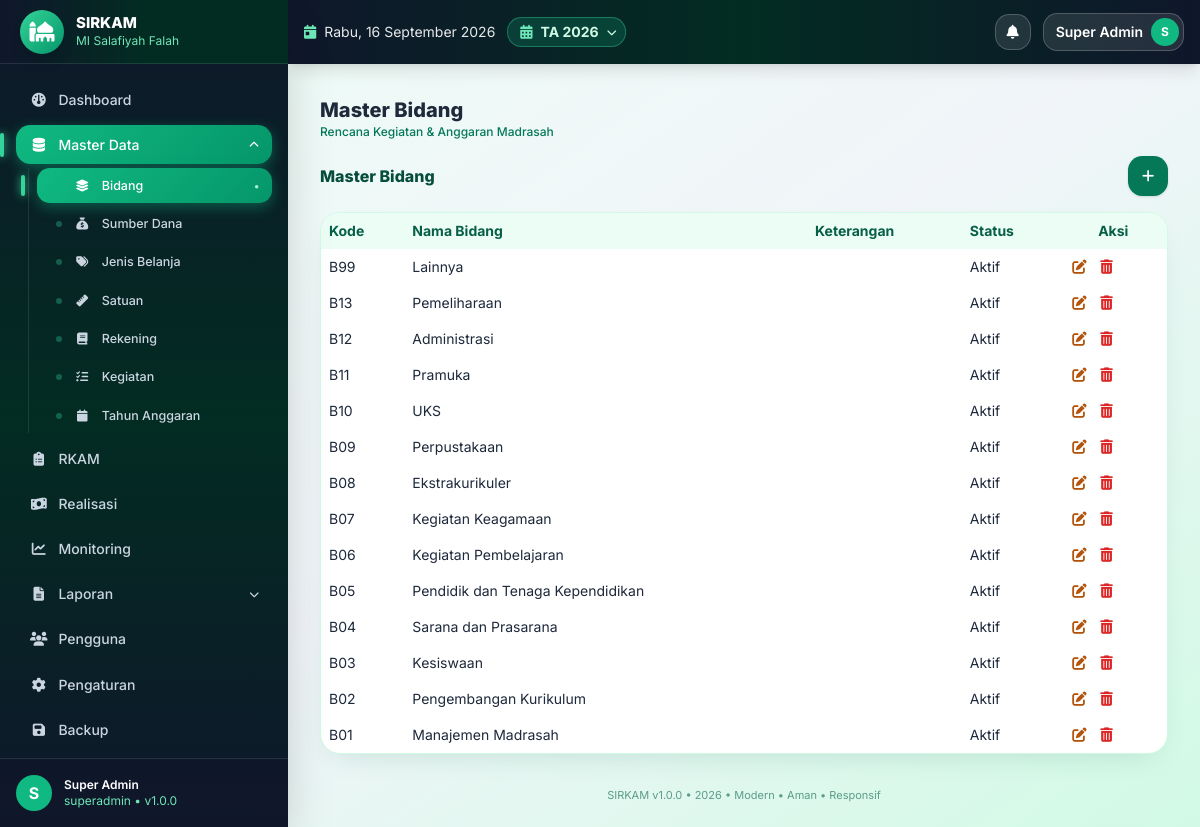
Page /master/bidang (signed in) on the committed database.
### tables this page shows
CREATE TABLE IF NOT EXISTS app_settings (
  id INT UNSIGNED AUTO_INCREMENT PRIMARY KEY,
  skey VARCHAR(100) NOT NULL UNIQUE,
  svalue TEXT NULL
);

CREATE TABLE IF NOT EXISTS madrasah (
  id INT UNSIGNED AUTO_INCREMENT PRIMARY KEY,
  nama_madrasah VARCHAR(150) NOT NULL DEFAULT 'MI Salafiyah',
  nsm VARCHAR(30) NULL,
  npsn VARCHAR(30) NULL,
  alamat TEXT NULL,
  desa VARCHAR(100) NULL,
  kecamatan VARCHAR(100) NULL,
  kabupaten VARCHAR(100) NULL,
  provinsi VARCHAR(100) NULL,
  kode_pos VARCHAR(10) NULL,
  email VARCHAR(100) NULL,
  telepon VARCHAR(30) NULL,
  nama_kepala VARCHAR(100) NULL,
  nip_kepala VARCHAR(50) NULL,
  nama_bendahara VARCHAR(100) NULL,
  nip_bendahara VARCHAR(50) NULL,
  logo VARCHAR(255) NULL,
  created_at TIMESTAMP DEFAULT CURRENT_TIMESTAMP,
  updated_at TIMESTAMP DEFAULT CURRENT_TIMESTAMP ON UPDATE CURRENT_TIMESTAMP
);

CREATE TABLE IF NOT EXISTS tahun_anggaran (
  id INT UNSIGNED AUTO_INCREMENT PRIMARY KEY,
  tahun INT NOT NULL UNIQUE,
  tanggal_mulai DATE NULL,
  tanggal_selesai DATE NULL,
  status ENUM('draft','aktif','selesai','dikunci') NOT NULL DEFAULT 'draft',
  keterangan TEXT NULL,
  created_at TIMESTAMP DEFAULT CURRENT_TIMESTAMP,
  updated_at TIMESTAMP DEFAULT CURRENT_TIMESTAMP ON UPDATE CURRENT_TIMESTAMP,
  INDEX idx_tahun (tahun),
  INDEX idx_status (status)
);

CREATE TABLE IF NOT EXISTS bidang (
  id INT UNSIGNED AUTO_INCREMENT PRIMARY KEY,
  kode VARCHAR(20) NULL,
  nama_bidang VARCHAR(150) NOT NULL,
  keterangan TEXT NULL,
  status ENUM('aktif','nonaktif') NOT NULL DEFAULT 'aktif',
  created_at TIMESTAMP DEFAULT CURRENT_TIMESTAMP,
  updated_at TIMESTAMP DEFAULT CURRENT_TIMESTAMP ON UPDATE CURRENT_TIMESTAMP,
  INDEX idx_status (status)
);

### index.php (called while the page is built, shortened)
<?php
require_once __DIR__.'/config/bootstrap.php';
$url=trim($_GET['url']??'',"/");
$p=explode('/',$url);$page=$p[0];$arg=$p[1]??null;$arg2=$p[2]??null;
$content='';$title='Dashboard';
try{
switch($page){
case 'master': if(!in_array(Auth::role(),['superadmin','operator']))Rbac::deny();$mtabs=['bidang','sumber_dana','jenis_belanja','satuan','rekening','kegiatan','tahun_anggaran'];$mtab=$arg??($_GET['tab']??'bidang');if(!in_array($mtab,$mtabs))$mtab='bidang';$_GET['tab']=$mtab;$title='Master '.ucwords(str_replace('_',' ',$mtab));ob_start();require __DIR__.'/modules/master/page.php';$content=ob_get_clean();break;
}
}catch(Throwable $e){error_log($e->getMessage());$content='<div class="bg-red-50 border border-red-200 p-4 rounded">Terjadi kesalahan sistem.</div>';}
require __DIR__.'/views/layouts/main.php';

### core/Security.php (called while the page is built, shortened)
<?php
class Security{
public static function e($s){return htmlspecialchars((string)($s??''),ENT_QUOTES,'UTF-8');}
}

### core/Helper.php (called while the page is built, shortened)
<?php
class Helper{
public static function setting($pdo,$k,$d=''){$s=$pdo->prepare("SELECT svalue FROM app_settings WHERE skey=?");$s->execute([$k]);$r=$s->fetchColumn();return $r!==false?$r:$d;}
public static function tahunAktif($pdo){$s=$pdo->query("SELECT * FROM tahun_anggaran WHERE status='aktif' LIMIT 1");$r=$s->fetch();if(!$r){$s=$pdo->query("SELECT * FROM tahun_anggaran ORDER BY tahun DESC LIMIT 1");$r=$s->fetch();}return $r;}
public static function titleCase($s){return ucwords(strtolower(trim((string)$s)));}
}

### core/Auth.php (called while the page is built, shortened)
<?php
class Auth{
public static function user(){return $_SESSION['user']??null;}
public static function role(){return $_SESSION['role']??null;}
}

### modules/master/page.php (the view, shortened to what this page needs)
<?php
$tab=$_GET['tab']??'bidang';
$tabs=['bidang'=>'Bidang','sumber_dana'=>'Sumber Dana','jenis_belanja'=>'Jenis Belanja','satuan'=>'Satuan','rekening'=>'Rekening','kegiatan'=>'Kegiatan','tahun_anggaran'=>'Tahun Anggaran'];
$cols=['bidang'=>['kode'=>'Kode','nama_bidang'=>'Nama Bidang','keterangan'=>'Keterangan','status'=>'Status'],'sumber_dana'=>['kode'=>'Kode','nama_sumber_dana'=>'Nama Sumber Dana','keterangan'=>'Keterangan','status'=>'Status'],'jenis_belanja'=>['kode'=>'Kode','nama'=>'Nama','keterangan'=>'Keterangan','status'=>'Status'],'satuan'=>['kode'=>'Kode','nama_satuan'=>'Nama Satuan','keterangan'=>'Keterangan','status'=>'Status'],'rekening'=>['kode'=>'Kode','nama_rekening'=>'Nama Rekening','kelompok'=>'Kelompok','jenis_belanja_id'=>'Jenis Belanja','keterangan'=>'Keterangan','status'=>'Status'],'kegiatan'=>['kode'=>'Kode','nama_kegiatan'=>'Nama Kegiatan','bidang_id'=>'Bidang','prioritas'=>'Prioritas','status'=>'Status'],'tahun_anggaran'=>['tahun'=>'Tahun','tanggal_mulai'=>'Tanggal Mulai','tanggal_selesai'=>'Tanggal Selesai','status'=>'Status','keterangan'=>'Keterangan']];
$rows=$pdo->query("SELECT * FROM `$tab` ORDER BY id DESC LIMIT 200")->fetchAll();
$bid=$pdo->query("SELECT * FROM bidang WHERE status='aktif'")->fetchAll();
$jb=$pdo->query("SELECT * FROM jenis_belanja")->fetchAll();
$bidMap=[];foreach($bid as $b)$bidMap[$b['id']]=$b['nama_bidang'];
$jbMap=[];foreach($jb as $j)$jbMap[$j['id']]=$j['nama'];
function cellVal($tab,$c,$r,$bidMap,$jbMap){$v=$r[$c]??'';if($c==='status'||$c==='prioritas')return Helper::titleCase($v);return $v;}
?>
<div class="flex flex-wrap items-center gap-2 mb-4 no-print">
<div class="font-extrabold text-emerald-900">Master <?=$tabs[$tab]?></div>
<button onclick="masterForm(0)" title="Tambah <?=$tabs[$tab]?>" class="ml-auto bg-emerald-700 hover:bg-emerald-800 text-white w-10 h-10 rounded-2xl text-sm shadow"><i class="fa-solid fa-plus"></i></button></div>
<div class="bg-white rounded shadow overflow-auto">
<?php if(!$rows):?><div class="p-10 text-center text-gray-500">Belum ada data.<br><button onclick="masterForm(0)" title="Tambah <?=$tabs[$tab]?>" class="mt-2 bg-emerald-700 hover:bg-emerald-800 text-white w-11 h-11 rounded-2xl shadow"><i class="fa-solid fa-plus"></i></button></div>
<?php else:?><table class="w-full text-sm"><thead><tr class="bg-gray-50 border-b"><?php foreach($cols[$tab] as $c=>$lbl):?><th class="p-2 text-left"><?=Security::e($lbl)?></th><?php endforeach;?><th class="p-2 no-print">Aksi</th></tr></thead>
<tbody><?php foreach($rows as $r):?><tr class="border-b hover:bg-gray-50">
<?php foreach($cols[$tab] as $c=>$lbl):?><td class="p-2"><?=Security::e(cellVal($tab,$c,$r,$bidMap,$jbMap))?></td><?php endforeach;?>
<td class="p-2 whitespace-nowrap no-print"><button onclick='masterForm(<?=$r['id']?>,<?=json_encode($r,JSON_HEX_APOS|JSON_HEX_QUOT)?>)' title="Edit" class="btn-ic btn-edit"><i class="fa-solid fa-pen-to-square"></i></button> <button onclick="masterDel(<?=$r['id']?>)" title="Hapus" class="btn-ic btn-del"><i class="fa-solid fa-trash-can"></i></button></td></tr><?php endforeach;?></tbody></table><?php endif;?></div>

### views/layouts/main.php (shortened to what this page needs)
<!DOCTYPE html><html lang="id"><head><meta charset="UTF-8"><meta name="viewport" content="width=device-width,initial-scale=1">
<script src="https://cdn.tailwindcss.com"></script><script src="https://cdn.jsdelivr.net/npm/sweetalert2@11"></script>
<link rel="stylesheet" href="https://cdnjs.cloudflare.com/ajax/libs/font-awesome/6.5.2/css/all.min.css">
</head>
<body class="bg-gradient-to-br from-emerald-50 via-slate-100 to-emerald-100 min-h-screen text-slate-800">
<?php $u=Auth::user(); $role=Auth::role(); $notif=$pdo->query("SELECT COUNT(*) c FROM notifications WHERE is_read=0 AND (role_target='".$role."' OR user_id=".(int)Auth::id().")")->fetchColumn(); $initial=strtoupper(substr($u['nama']??'U',0,1)); $mlogo=$pdo->query("SELECT logo,nama_madrasah FROM madrasah WHERE id=1")->fetch(); $appName=Helper::setting($pdo,'app_name','SIRKAM'); $thAktif=Helper::tahunAktif($pdo); $thList=$pdo->query("SELECT id,tahun,status FROM tahun_anggaran ORDER BY tahun DESC")->fetchAll(); ?>
<div class="flex min-h-screen">
<aside id="sidebar" class="bg-gradient-to-b from-slate-900 via-emerald-950 to-slate-900 text-white hidden md:flex flex-col no-print fixed md:sticky top-0 inset-y-0 left-0 z-40 w-72 h-screen shrink-0 shadow-2xl overflow-hidden">
<div class="h-16 px-5 flex items-center gap-3 border-b border-white/10 shrink-0 bg-gradient-to-r from-slate-900 via-emerald-950 to-emerald-950">
<?php if(!empty($mlogo['logo'])&&is_file(__DIR__.'/../uploads/logo/'.$mlogo['logo'])):?><img src="<?=BASE_URL?>uploads/logo/<?=Security::e($mlogo['logo'])?>" class="w-11 h-11 rounded-2xl object-contain bg-white p-1 shadow-lg"><?php else:?><div class="w-11 h-11 rounded-2xl bg-gradient-to-br from-emerald-400 to-emerald-600 flex items-center justify-center text-xl shadow-lg"><i class="fa-solid fa-mosque"></i></div><?php endif;?>
<div class="min-w-0"><div class="font-extrabold text-[15px] leading-tight truncate"><?=Security::e($appName)?></div><div class="text-xs text-emerald-300 truncate"><?=Security::e($mlogo['nama_madrasah']??'')?></div></div></div>
<?php $cur=$page??'dashboard'; if($cur==='print'||$cur==='export')$cur='laporan'; ?>
<nav class="flex-1 p-4 space-y-1.5 text-sm overflow-y-auto" id="nav">
<a href="<?=BASE_URL?>" data-p="dashboard" class="navlink <?=($cur==='dashboard'?'active':'')?>"><i class="fa-solid fa-gauge w-5 text-center"></i> Dashboard</a>
<?php if(in_array($role,['superadmin','operator'])):?>
<?php $mitems=[['bidang','Bidang','fa-layer-group'],['sumber_dana','Sumber Dana','fa-sack-dollar'],['jenis_belanja','Jenis Belanja','fa-tags'],['satuan','Satuan','fa-ruler'],['rekening','Rekening','fa-book'],['kegiatan','Kegiatan','fa-list-check'],['tahun_anggaran','Tahun Anggaran','fa-calendar']]; $mcur=($_GET['tab']??$arg??''); $mopen=($cur==='master')?'':''; ?>
<div>
<button type="button" onclick="toggleMaster()" class="navlink parent w-full text-left <?=($cur==='master'?'active':'')?>"><i class="fa-solid fa-database w-5 text-center"></i> <span>Master Data</span> <i id="mchev" class="fa-solid fa-chevron-down text-[10px] transition-transform"></i></button>
<div id="msub" class="mt-1 ml-3 pl-2 border-l border-white/10 space-y-1 <?=($cur==='master'?'':'hidden')?>">
<?php foreach($mitems as $mi):?><a href="<?=BASE_URL?>master/<?=$mi[0]?>" class="navlink sub <?=($cur==='master'&&$mcur===$mi[0]?'active':'')?>"><i class="fa-solid <?=$mi[2]?> w-5 text-center text-xs"></i> <?=$mi[1]?></a><?php endforeach;?>
</div></div>
<?php endif;?>
<a href="<?=BASE_URL?>rkam" data-p="rkam" class="navlink <?=($cur==='rkam'?'active':'')?>"><i class="fa-solid fa-clipboard-list w-5 text-center"></i> RKAM</a>
<a href="<?=BASE_URL?>realisasi" data-p="realisasi" class="navlink <?=($cur==='realisasi'?'active':'')?>"><i class="fa-solid fa-money-bill-wave w-5 text-center"></i> Realisasi</a>
<a href="<?=BASE_URL?>monitoring" data-p="monitoring" class="navlink <?=($cur==='monitoring'?'active':'')?>"><i class="fa-solid fa-chart-line w-5 text-center"></i> Monitoring</a>
<div>
<button type="button" onclick="toggleLap()" class="navlink parent w-full text-left <?=($cur==='laporan'?'active':'')?>"><i class="fa-solid fa-file-lines w-5 text-center"></i> <span>Laporan</span> <i id="lchev" class="fa-solid fa-chevron-down text-[10px] transition-transform"></i></button>
</div>
<?php if($role==='superadmin'):?><a href="<?=BASE_URL?>users" data-p="users" class="navlink <?=($cur==='users'?'active':'')?>"><i class="fa-solid fa-users w-5 text-center"></i> Pengguna</a><?php endif;?>
<?php if(in_array($role,['superadmin','kepala_madrasah','bendahara'])):?><a href="<?=BASE_URL?>pengaturan" data-p="pengaturan" class="navlink <?=($cur==='pengaturan'?'active':'')?>"><i class="fa-solid fa-gear w-5 text-center"></i> Pengaturan</a><?php endif;?>
<?php if($role==='superadmin'):?><a href="<?=BASE_URL?>backup" data-p="backup" class="navlink <?=($cur==='backup'?'active':'')?>"><i class="fa-solid fa-floppy-disk w-5 text-center"></i> Backup</a><?php endif;?>
</nav>
<div class="p-4 border-t border-white/10 flex items-center gap-3 shrink-0 bg-slate-900/60">
<div class="w-9 h-9 rounded-full bg-emerald-500 flex items-center justify-center font-bold"><?=$initial?></div>
<div class="text-xs"><div class="font-semibold text-white"><?=Security::e($u['nama']??'')?></div><div class="text-emerald-300"><?=Security::e($role)?> • v<?=APP_VERSION?></div></div></div></aside>
<div class="flex-1 flex flex-col min-w-0 md:ml-0">
<header class="sticky top-0 z-20 bg-gradient-to-r from-slate-900 via-emerald-950 to-slate-900 text-white px-4 h-16 flex items-center gap-3 no-print shadow-lg shrink-0">
<?php $hari=['Senin','Selasa','Rabu','Kamis','Jumat','Sabtu','Minggu']; $bulan=[1=>'Januari','Februari','Maret','April','Mei','Juni','Juli','Agustus','September','Oktober','November','Desember']; ?>
<div class="hidden sm:flex items-center gap-2 text-white/90 text-sm"><i class="fa-solid fa-calendar-day text-emerald-300"></i><span><?=$hari[date('N')-1]?>, <?=date('j')?> <?=$bulan[(int)date('n')]?> <?=date('Y')?></span></div>
<div class="relative">
<button onclick="toggleTahun(event)" title="Tahun Anggaran Aktif" class="hidden sm:flex items-center gap-2 bg-emerald-500/20 border border-emerald-400/40 text-emerald-100 rounded-full pl-3 pr-2 py-1 text-sm hover:bg-emerald-500/30"><i class="fa-solid fa-calendar-days text-emerald-300"></i><span class="font-bold">TA <?=Security::e($thAktif['tahun']??'-')?></span><i class="fa-solid fa-chevron-down text-[10px]"></i></button>
</div>
<div class="ml-auto flex items-center gap-3 text-sm">
<div class="relative">
<button onclick="toggleNotif(event)" class="relative w-9 h-9 rounded-xl bg-white/10 border border-white/20 text-white hover:bg-white/20"><i class="fa-solid fa-bell"></i></button>
</div>
<div class="relative" id="userWrap">
<button type="button" aria-haspopup="true" onclick="toggleUser(event)" onmouseenter="showUser()" class="flex items-center gap-2 bg-white/10 border border-white/20 rounded-full pl-3 pr-1 py-1 hover:bg-white/20"><span class="font-semibold text-white text-sm max-w-32 truncate"><?=Security::e($u['nama']??'')?></span><span class="w-7 h-7 rounded-full bg-emerald-500 text-white flex items-center justify-center text-xs font-bold shrink-0"><?=$initial?></span></button>
</div></div></header>
<main class="p-4 md:p-8 flex-1 max-w-7xl w-full mx-auto">
<div class="mb-4"><div class="font-extrabold text-xl text-slate-800"><?=Security::e($title??'')?></div><div class="text-xs text-emerald-700 font-medium">Rencana Kegiatan & Anggaran Madrasah</div></div>
<?=$content??''?></main>
<footer class="px-6 pb-6 text-center text-[11px] text-emerald-800/60 no-print"><?=Security::e($appName)?> v<?=APP_VERSION?> • <?=date('Y')?> • Modern • Aman • Responsif</footer></div></div>
</body></html>

### views/layouts/main.php (style rules this page uses)
body { font-family:'Inter',system-ui,sans-serif }
html { scroll-behavior:smooth }
* { scrollbar-width:thin;scrollbar-color:#cbd5e1 transparent }
table thead tr { background:#ecfdf5 !important }
table thead th { color:#065f46 !important;font-weight:700 !important;text-transform:capitalize !important }
.bg-white { border:1px solid #d1fae5 }
.navlink { position:relative;display:flex;align-items:center;gap:.6rem;padding:.6rem .8rem;border-radius:1rem;color:#cbd5e1;font-weight:500;transition:.15s }
.navlink.active { background:linear-gradient(135deg,#10b981,#059669);color:#fff;box-shadow:0 4px 14px rgba(16,185,129,.4) }
.navlink.active::before { content:'';position:absolute;left:-1rem;top:20%;bottom:20%;width:4px;border-radius:99px;background:#34d399;box-shadow:0 0 8px #34d399 }
.navlink.active::after { content:'●';margin-left:auto;font-size:8px;color:#a7f3d0 }
.navlink.parent.active::after { display:none }
#mchev,#lchev { margin-left:auto;flex-shrink:0 }
.navlink.sub { padding:.45rem .8rem .45rem 2.2rem;font-size:12.5px;border-radius:.8rem }
.navlink.sub::before { content:'';position:absolute;left:1.2rem;top:50%;width:6px;height:6px;transform:translateY(-50%);border-radius:99px;background:#34d39955 }
.navlink.sub.active::before { left:-1rem;top:20%;bottom:20%;width:4px;height:auto;transform:none;background:#34d399 }
.rounded { border-radius:.9rem !important }
.rounded-xl { border-radius:1.25rem !important }
.rounded-2xl { border-radius:1.5rem !important }
.bg-white { border-radius:1.25rem !important;box-shadow:0 12px 30px -14px rgba(6,95,70,.18) !important }
button:not(.swal2-confirm):not(.swal2-cancel):not(.swal2-close) { border-radius:.9rem !important }
table { border-collapse:separate !important;border-spacing:0 }
table thead th:first-child { border-top-left-radius:1rem }
table thead th:last-child { border-top-right-radius:1rem }
.btn-ic { width:auto;height:auto;display:inline-flex;align-items:center;justify-content:center;font-size:.9rem;transition:.15s;background:transparent !important;border:0 !important;border-radius:0 !important;box-shadow:none !important;padding:.15rem .3rem }
.btn-edit { color:#b45309 !important }
.btn-del { color:#dc2626 !important }

### rows in the picture
app_settings: svalue "SIRKAM"
madrasah: nama_madrasah "MI Salafiyah Falah"
tahun_anggaran: tahun "2026"
bidang: kode "B99", nama_bidang "Lainnya", status "Aktif"
bidang: kode "B13", nama_bidang "Pemeliharaan", status "Aktif"
bidang: kode "B12", nama_bidang "Administrasi", status "Aktif"
bidang: kode "B11", nama_bidang "Pramuka", status "Aktif"
bidang: kode "B10", nama_bidang "UKS", status "Aktif"
bidang: kode "B09", nama_bidang "Perpustakaan", status "Aktif"
bidang: kode "B08", nama_bidang "Ekstrakurikuler", status "Aktif"
bidang: kode "B07", nama_bidang "Kegiatan Keagamaan", status "Aktif"
bidang: kode "B06", nama_bidang "Kegiatan Pembelajaran", status "Aktif"
bidang: kode "B05", nama_bidang "Pendidik dan Tenaga Kependidikan", status "Aktif"
bidang: kode "B04", nama_bidang "Sarana dan Prasarana", status "Aktif"
bidang: kode "B03", nama_bidang "Kesiswaan", status "Aktif"
bidang: kode "B02", nama_bidang "Pengembangan Kurikulum", status "Aktif"
bidang: kode "B01", nama_bidang "Manajemen Madrasah", status "Aktif"

### other values in the picture
$mi[1] "Bidang"
$mi[1] "Sumber Dana"
$mi[1] "Jenis Belanja"
$mi[1] "Satuan"
$mi[1] "Rekening"
$mi[1] "Kegiatan"
$mi[1] "Tahun Anggaran"
$initial "S"
Security::e($u['nama']??'') "Super Admin"
Security::e($role) "superadmin"
APP_VERSION "1.0.0"
Security::e($title??'') "Master Bidang"
$tabs[$tab] "Bidang"
Security::e($lbl) "Kode"
Security::e($lbl) "Nama Bidang"
